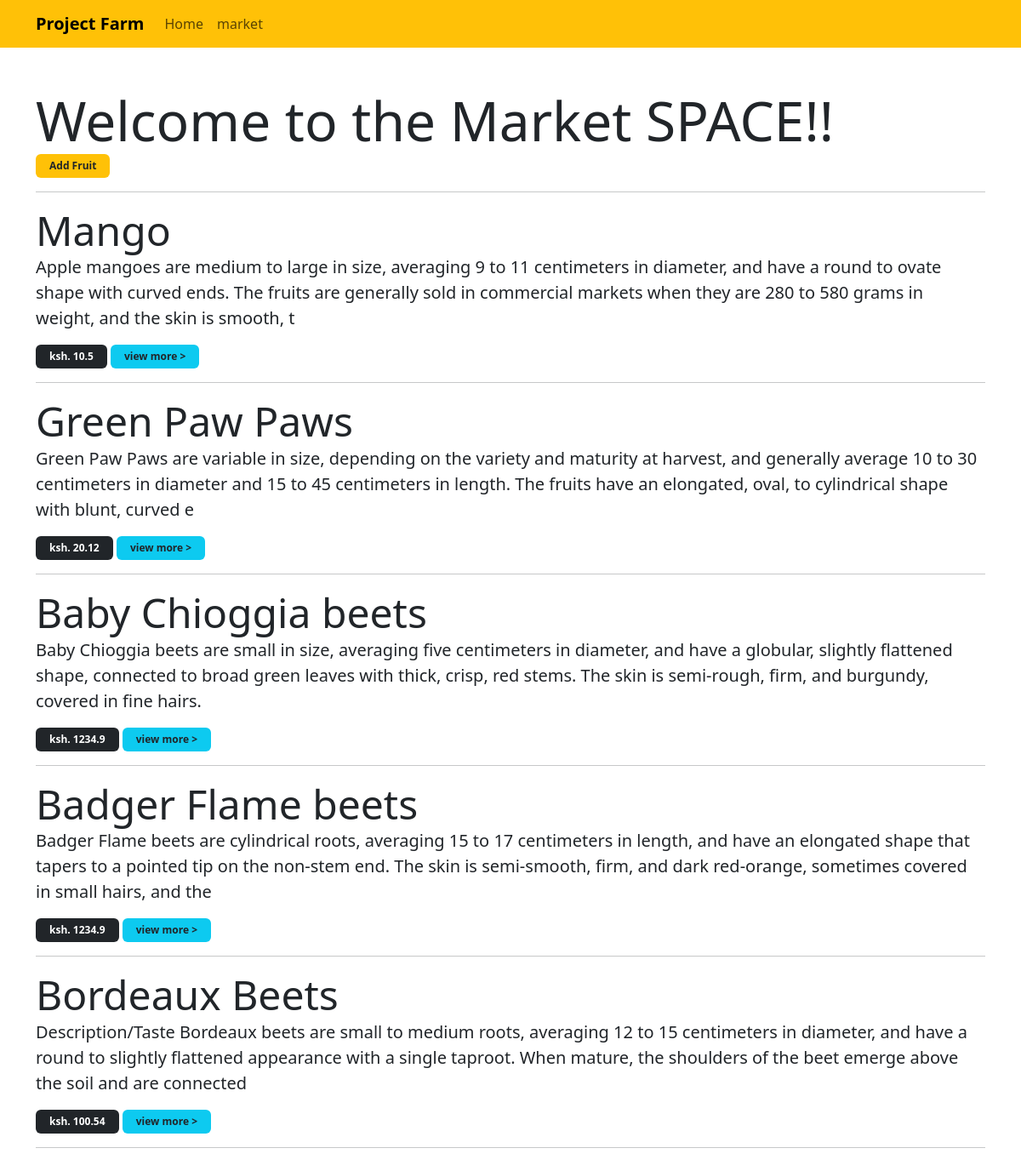
Before: /firstApp/market with the older database file.
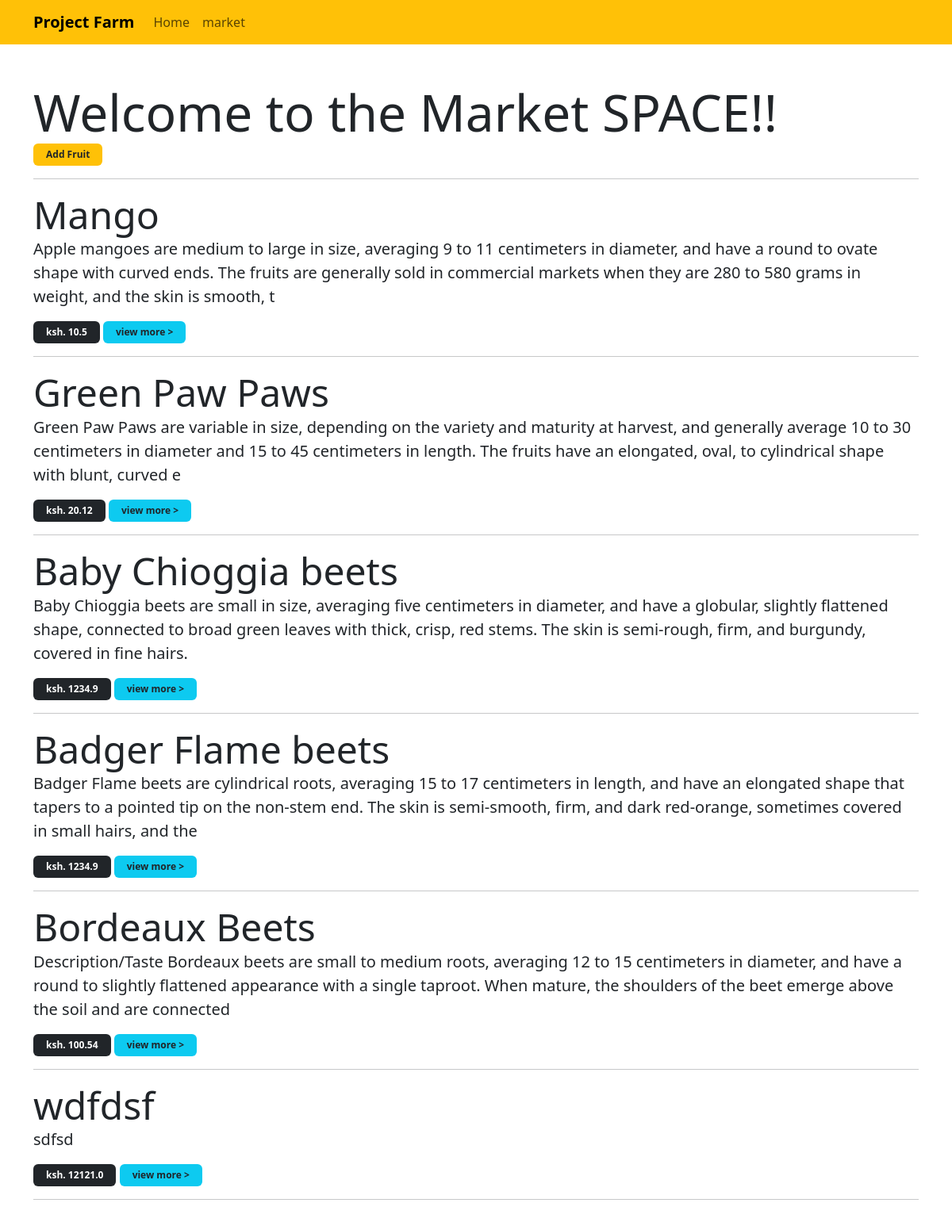
After: the same page with the newer database file.
### firstApp/models.py (models this page shows)
class Fruit(models.Model):
    name = models.CharField(max_length=200)
    description = models.CharField(max_length=255) # strings with a max length in character of 255
    price = models.FloatField() # float numbers eg 20.25
    created_at = models.DateField(auto_now_add=True)
    updated_at = models.DateField(auto_now=True)
    def __str__(self):
        return self.name

### firstApp/views.py (the view)
# urls.py: path('market', views.marketSector, name ='market'),
def marketSector(request):
    fruits =  Fruit.objects.all()
    context = {"fruits":fruits}
    return render(request, 'firstApp/market.html', context)

### firstApp/templates/firstApp/market.html
{% extends 'main.html' %}
{% block content %}
<div class="container my-5">
    <div class="display-3"> Welcome to the Market SPACE!! </div>
    <a href="{% url 'create' %}"  class="badge bg-warning text-decoration-none py-2 px-3 text-dark">Add Fruit </a>
    <hr>
     {% for fruit in fruits %}
        <div class="display-5">{{fruit.name}}</div>
        <p class="lead">{{fruit.description}}</p>
        <div class="badge bg-dark  py-2 px-3">ksh. {{fruit.price}}</div>
        <a href="{% url 'readOne' fruit.id %}"  class="badge bg-info text-decoration-none py-2 px-3 text-dark">view more > </a>
    <hr>
     {% endfor %}
</div>
{% endblock %}

Changed rows visible on the page:
added Fruit: name "wdfdsf", description "sdfsd", price "12121.0"
